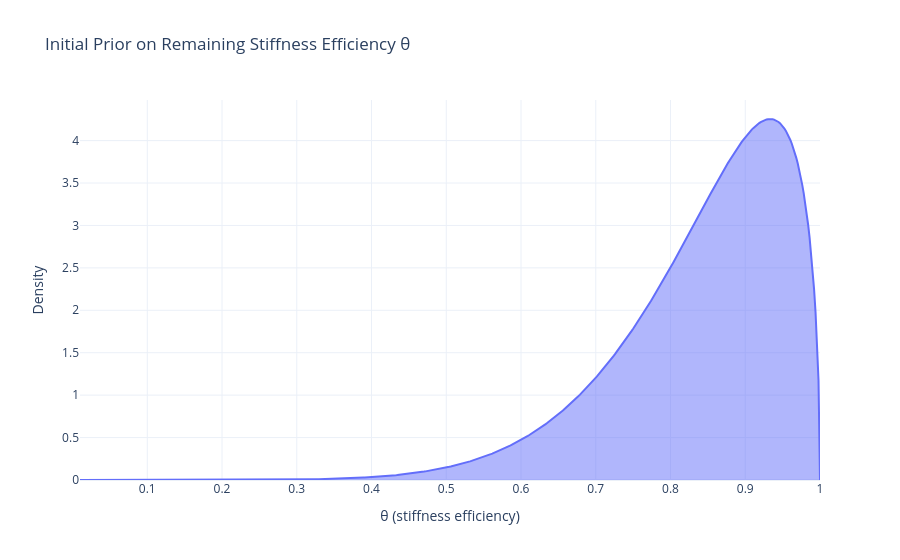

Here is the notebook cell this chart was saved with:
### Markdown cell above
---
# Q3 — Bayesian SHM via Bounded Grid Updates

## Task 1 — Prior Belief Boundaries

### Code cell
theta_shm_grid = np.linspace(0.01, 1.0, 500)
prior_shm = beta_dist.pdf(theta_shm_grid, 8, 1.5)

fig = go.Figure()
fig.add_trace(go.Scatter(x=theta_shm_grid, y=prior_shm, fill="tozeroy", name="Beta(8, 1.5) prior"))
fig.update_layout(title="Initial Prior on Remaining Stiffness Efficiency θ",
                   xaxis_title="θ (stiffness efficiency)", yaxis_title="Density",
                   template="plotly_white")
fig.show()

E_prior = 8 / (8 + 1.5)
print(f"E[Θ^(0)] = 8/9.5 = {E_prior:.4f}")

### Figure 1 — Plotly figure (JSON) as saved in the notebook; plotly's stock layout.template omitted (floating-point values rounded to 4 significant figures; data arrays with more than 128 entries replaced by an {"elided": "..."} marker saying what was removed)
{"data": [{"fill": "tozeroy", "name": "Beta(8, 1.5) prior", "type": "scatter", "x": {"elided": "500 float values"}, "y": {"elided": "500 float values"}}], "layout": {"title": {"text": "Initial Prior on Remaining Stiffness Efficiency θ"}, "xaxis": {"title": {"text": "θ (stiffness efficiency)"}}, "yaxis": {"title": {"text": "Density"}}}}
